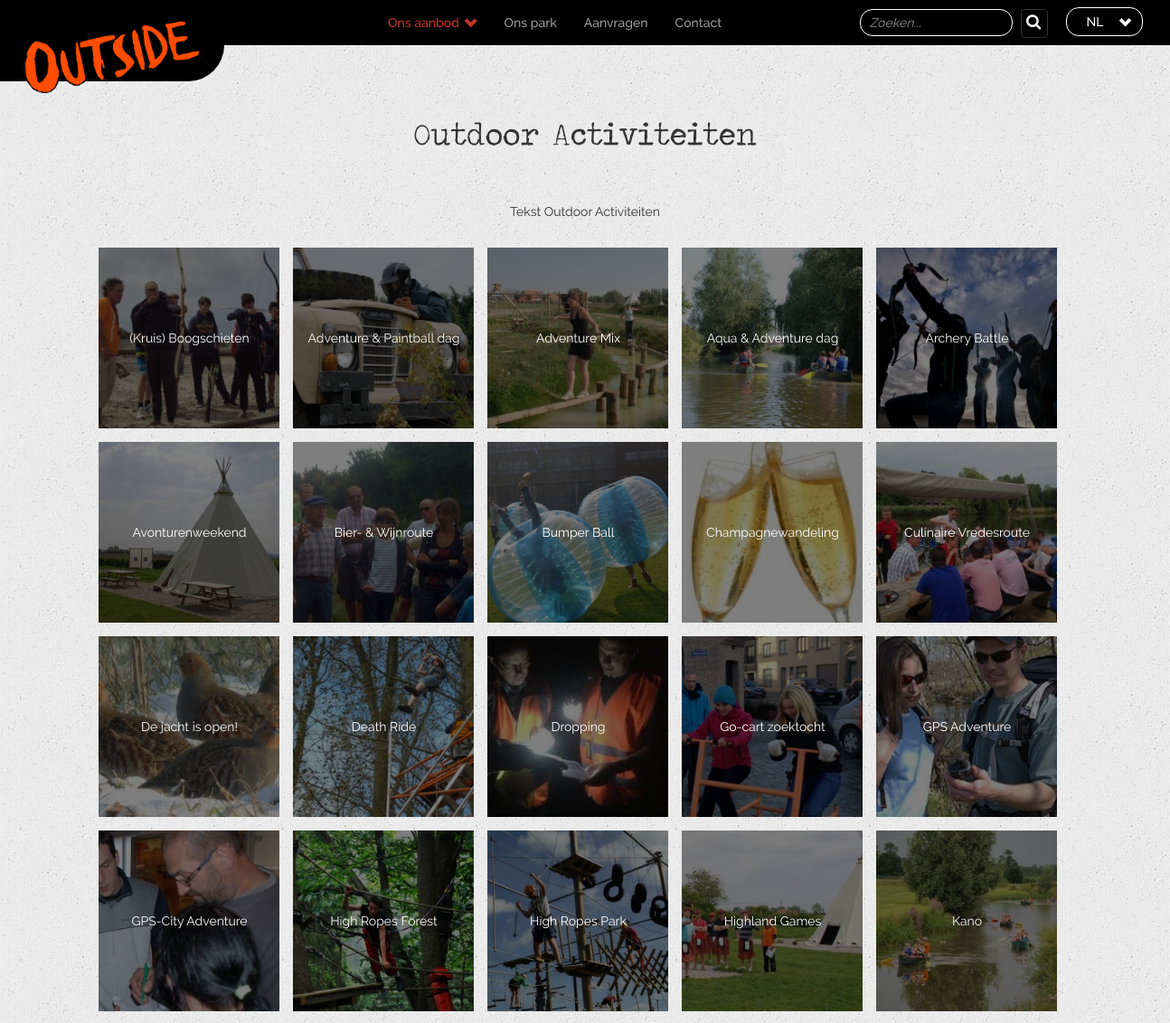
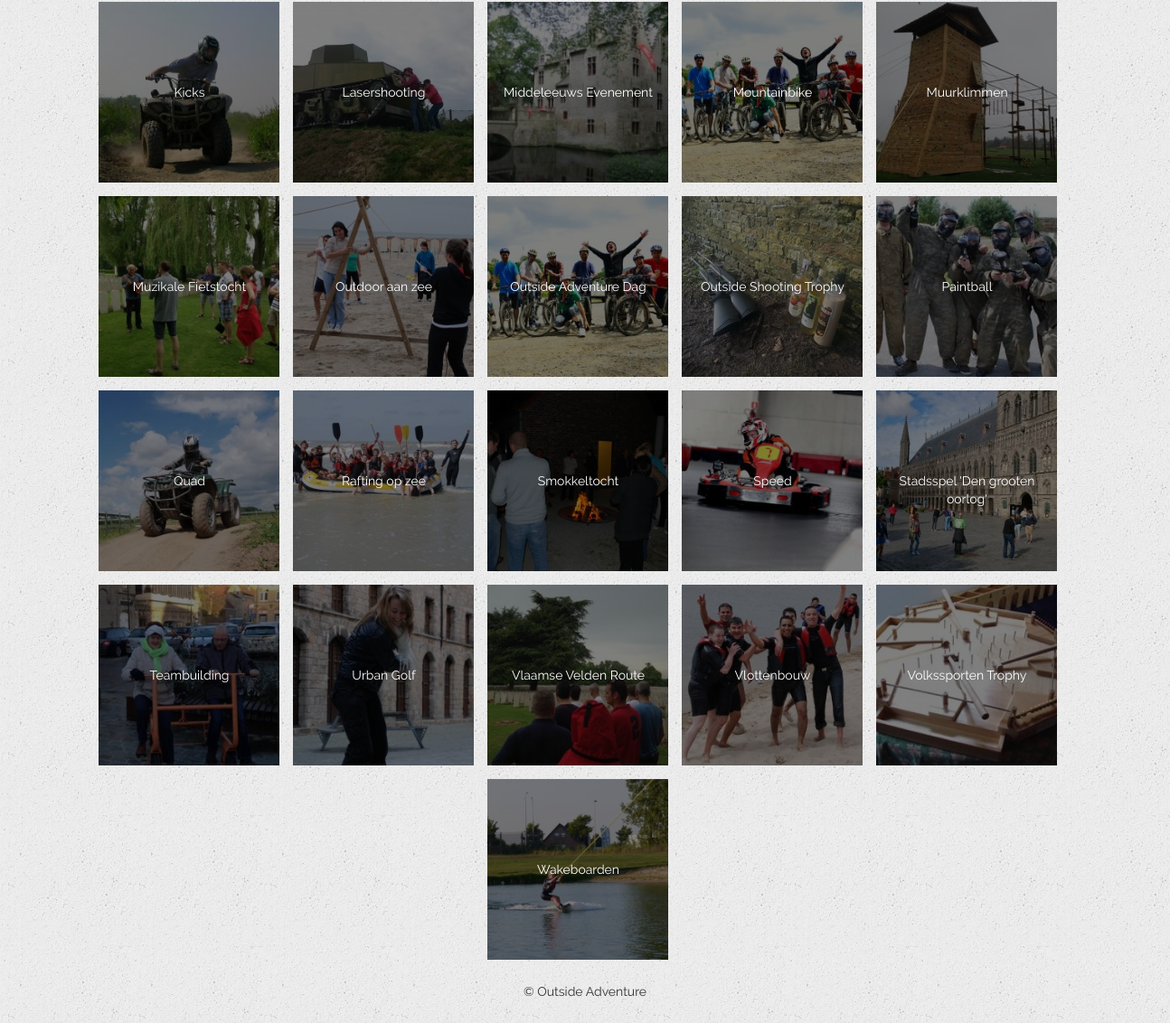
Screenshot of /categorie/1/outdoor-activiteiten with the database file from the repository (2 pictures, top to bottom).
### tables this page shows
CREATE TABLE IF NOT EXISTS `inhoud_categorie_type` (
`id` int(11) NOT NULL,
  `type` varchar(255) NOT NULL DEFAULT ''
);

CREATE TABLE IF NOT EXISTS `inhoud_categorie_type_taal` (
  `typeId` int(11) NOT NULL,
  `naam` varchar(255) NOT NULL,
  `inhoud` text NOT NULL,
  `url` varchar(255) NOT NULL,
  `taal` enum('NL','FR','ENG','') NOT NULL
);

CREATE TABLE IF NOT EXISTS `inhoud_taal` (
  `inhoudId` int(11) NOT NULL,
  `naam` varchar(255) NOT NULL,
  `inhoud` text NOT NULL,
  `afspraak` varchar(255) NOT NULL,
  `periode` varchar(255) NOT NULL,
  `duur` varchar(255) NOT NULL,
  `taal` enum('NL','FR','ENG') NOT NULL DEFAULT 'NL'
);

CREATE TABLE IF NOT EXISTS `inhoud` (
`id` int(11) NOT NULL,
  `categorieId` int(11) NOT NULL,
  `prijsklasseId` int(11) DEFAULT NULL,
  `forfait` int(11) NOT NULL DEFAULT '0',
  `minAantal` int(11) NOT NULL,
  `leeftijd` varchar(255) NOT NULL,
  `afbeelding` varchar(255) NOT NULL,
  `afbeelding_header` varchar(255) NOT NULL DEFAULT '',
  `actief` tinyint(1) NOT NULL
);

### index.php (called while the page is built, shortened)
<?php
$routes = array(
  'home' => array(
    'controller' => 'Page',
    'action' => 'index'
  ),
  'overviewType' => array(
    'controller' => 'Page',
    'action' => 'overviewType'
  ),
  'contact' => array(
    'controller' => 'Page',
    'action' => 'contact'
  ),
  'activity' => array(
    'controller' => 'Activity',
    'action' => 'activity'
  ),
  'overview' => array(
    'controller' => 'Activity',
    'action' => 'overview'
  ),
  'aanvragen' => array(
    'controller' => 'Activity',
    'action' => 'aanvragen'
  ),
  'feesten' => array(
    'controller' => 'Page',
    'action' => 'feesten'
    ),
   'adventurePark' => array(
    'controller' => 'Page',
    'action' => 'adventurePark'
    ),
  'category' => array(
    'controller' => 'Activity',
    'action' => 'category'
    ),
  'categoryType' => array(
    'controller' => 'Activity',
    'action' => 'categoryType'
    ),
  'locatie' => array(
    'controller' => 'Activity',
    'action' => 'locatie'
    ),
  'locaties' => array(
    'controller' => 'Activity',
    'action' => 'locaties'
    ),
  'activiteit' => array(
    'controller' => 'Activity',
    'action' => 'activiteit'
    ),
  'search' => array(
    'controller' => 'Activity',
    'action' => 'search'
    ),
  'all' => array(
    'controller' => 'Activity',
    'action' => 'all_activities'
    ),
  'all_category_categories' => array(
    'controller'=> 'Activity',
    'action'=> 'all_category_categories'
     ),
  'all_other_data' => array(
    'controller'=> 'Activity',
    'action'=> 'all_other_data'
     ),
  'get_prices_of_activity' => array(
    'controller'=> 'Activity',
    'action'=> 'get_prices_of_activity'
     ),
  'all_category_types' => array(
    'controller'=> 'Activity',
    'action'=> 'all_category_types'
     ),
  'allLocations' => array(
    'controller' => 'Activity',
    'action' => 'all_locations'
    ),
   'filter' => array(
    'controller' => 'Activity',
    'action' => 'filterActivities'
    )
);
$route = $routes[$_GET['page']];
$controllerObj = new $controllerName();
$controllerObj->route = $route;
$controllerObj->filter();
$controllerObj->render();

### dao/CategoryDAO.php (called while the page is built, shortened)
<?php
class CategoryDAO extends DAO {
	public function selectById($id) {
		$sql = "SELECT * FROM `inhoud_categorie_type`
				INNER JOIN inhoud_categorie_type_taal
				ON typeId = id
				WHERE `id` = :id ";
		$stmt = $this->pdo->prepare($sql);
		$stmt->bindValue(':id', $id);
		$stmt->execute();
		return $stmt->fetch(PDO::FETCH_ASSOC);
	}
}

### controller/ActivityController.php (called while the page is built, shortened)
<?php
require_once WWW_ROOT . 'dao' . DS . 'ActivityDAO.php';
require_once WWW_ROOT . 'dao' . DS . 'CategoryDAO.php';
class ActivityController extends Controller {
    private $activityDAO;
    private $categoryDAO;
    function __construct() {
        $this->activityDAO = new ActivityDAO();
        $this->categoryDAO = new CategoryDAO();
    }
	public function category(){
        if(!empty($_GET['id'])){
			$this->set('category',$this->categoryDAO->selectById($_GET['id']));
			$this->set('activities',$this->activityDAO->getByCategory($_GET['id'],$_SESSION['session_taal']));
        }else{
            header('Location: /');
        }
    }
}

### dao/ActivityDAO.php (called while the page is built, shortened)
<?php
class ActivityDAO extends DAO {
	public function getByCategory($id,$language) {
		$sql = "SELECT * FROM inhoud
				INNER JOIN `inhoud_taal` ON inhoud.id = inhoudId
				WHERE actief = 1 AND inhoud_taal.taal = :language AND categorieId=:id ORDER BY inhoud_taal.naam ASC";
		$stmt = $this->pdo->prepare($sql);
		$stmt->bindValue(':id', $id);
		$stmt->bindValue(':language', $language);
		$stmt->execute();
		return $stmt->fetchAll(PDO::FETCH_ASSOC);
	}
}

### view/activity/helpfunctions.php (called while the page is built)
<?php
function slugify($text){
    $text = preg_replace('/[^\\pL\d]+/u', '-', $text);
    $text = trim($text, '-');
    $text = iconv('utf-8', 'us-ascii//TRANSLIT', $text);
    $text = strtolower($text);
    $text = preg_replace('/[^-\w]+/', '', $text);
    return $text;
}
?>

### view/activity/category.php (the view, shortened to what this page needs)
<?php include 'helpfunctions.php' ?>
<div class="container-middle container-info no-header">
    <h1 id="page-name"class="titel-header">
        <span><?php echo $category['naam'];
        ?></span>
    </h1>
<div class="content_info">
	<div class="center-text">
    <?php echo $category['inhoud']; ?>
    <div id="grid-feesten" class="container-sub-grid">
        <div class="grid">
            <div class="row gridFlex">
                <?php
                if(isset($activities)){
                  foreach ($activities as $activitySub) {
                    if($activitySub['id']){
                        echo "<div class=\"grid-sub\">";
                        echo "<img width=\"200px\" height=\"200px\" class=\"subcategory-img lazyload\"
                        src=\"assets/images/activityPhotos/{$activitySub['afbeelding']}_th.jpg \">";
						 $name = slugify($activitySub['naam']);
						 echo "<a href=\"" . $category['url'] . "/" . $activitySub['id'] . "/" . $name . "\" class=\"gridLink-sub\">";echo "<div class=\"overlay-img\">";
                         echo "<span>";
                echo $activitySub['naam'];
                echo "</span>";
                echo "</div></a></div>";
          }
      }
    } ?>
            </div>
        </div>
    </div>
</div>

### css/main.css (style rules this page uses)
.container-middle { width: 90%; margin-left: auto; margin-right: auto; }
.container-middle .titel-header { font-family: "traveling__typewriterregular"; text-align: center; font-size: 2.5em; }
.no-header { margin-top: 100px; }
.center-text { text-align: center; }
body { background-repeat: repeat; font-family: "ralewayregular"; background-image: url(assets/images/bg-pattern.jpg); overflow-x: hidden; }
.center-text { text-align: center !important; }
.grid { width: 95%; margin-left: auto; margin-right: auto; }
.gridFlex { display: -ms-flexbox; display: -webkit-box; display: flex; -ms-flex-direction: row; flex-direction: row; -ms-flex-align: center; align-items: center; -ms-flex-pack: center; justify-content: center; -ms-flex-wrap: wrap; flex-wrap: wrap; }
#page-name span { display: inline; }
.container-info { margin-left: auto; margin-right: auto; }
#grid-feesten { margin-top: 30px; }
#grid-feesten .grid-sub { width: 200px; height: 200px; margin-right: 15px; margin-bottom: 15px; }
#grid-feesten .grid-sub img { width: 200px; height: 200px; vertical-align: top; z-index: 0; float: left; object-fit: cover; }
.overlay-img { float: left; display: block; color: white; background-color: rgba(0, 0, 0, 0.5); height: 200px; width: 200px; z-index: 99; margin-top: -200px; transition: background-color 0.5s; }
.overlay-img span { text-align: center; width: 85%; margin-left: 7.5%; display: block; margin-top: 90px; }

### rows the page displays
inhoud_categorie_type: inhoud_categorie_type_taal.naam "Outdoor Activiteiten", inhoud_categorie_type_taal.inhoud "Tekst Outdoor Activiteiten"
inhoud_taal: inhoudId.afbeelding (picture), naam "(Kruis) Boogschieten"
inhoud_taal: inhoudId.afbeelding (picture), naam "Adventure & Paintball dag"
inhoud_taal: inhoudId.afbeelding (picture), naam "Adventure Mix"
inhoud_taal: inhoudId.afbeelding (picture), naam "Aqua & Adventure dag"
inhoud_taal: inhoudId.afbeelding (picture), naam "Archery Battle"
inhoud_taal: inhoudId.afbeelding (picture), naam "Avonturenweekend"
inhoud_taal: inhoudId.afbeelding (picture), naam "Bier- & Wijnroute"
inhoud_taal: inhoudId.afbeelding (picture), naam "Bumper Ball"
inhoud_taal: inhoudId.afbeelding (picture), naam "Champagnewandeling"
inhoud_taal: inhoudId.afbeelding (picture), naam "Culinaire Vredesroute"
inhoud_taal: inhoudId.afbeelding (picture), naam "De jacht is open!"
inhoud_taal: inhoudId.afbeelding (picture), naam "Death Ride"
inhoud_taal: inhoudId.afbeelding (picture), naam "Dropping"
inhoud_taal: inhoudId.afbeelding (picture), naam "Go-cart zoektocht"
inhoud_taal: inhoudId.afbeelding (picture), naam "GPS Adventure"
inhoud_taal: inhoudId.afbeelding (picture), naam "GPS-City Adventure"
inhoud_taal: inhoudId.afbeelding (picture), naam "High Ropes Forest"
inhoud_taal: inhoudId.afbeelding (picture), naam "High Ropes Park"
inhoud_taal: inhoudId.afbeelding (picture), naam "Highland Games"
inhoud_taal: inhoudId.afbeelding (picture), naam "Kano"
inhoud_taal: inhoudId.afbeelding (picture), naam "Kicks"
inhoud_taal: inhoudId.afbeelding (picture), naam "Lasershooting"
inhoud_taal: inhoudId.afbeelding (picture), naam "Middeleeuws Evenement"
inhoud_taal: inhoudId.afbeelding (picture), naam "Mountainbike"
inhoud_taal: inhoudId.afbeelding (picture), naam "Muurklimmen"
inhoud_taal: inhoudId.afbeelding (picture), naam "Muzikale Fietstocht"
inhoud_taal: inhoudId.afbeelding (picture), naam "Outdoor aan zee"
inhoud_taal: inhoudId.afbeelding (picture), naam "Outside Adventure Dag"
inhoud_taal: inhoudId.afbeelding (picture), naam "Outside Shooting Trophy"
inhoud_taal: inhoudId.afbeelding (picture), naam "Paintball"
inhoud_taal: inhoudId.afbeelding (picture), naam "Quad"
inhoud_taal: inhoudId.afbeelding (picture), naam "Rafting op zee"
inhoud_taal: inhoudId.afbeelding (picture), naam "Smokkeltocht"
inhoud_taal: inhoudId.afbeelding (picture), naam "Speed"
inhoud_taal: inhoudId.afbeelding (picture), naam "Stadsspel 'Den grooten oorlog'"
inhoud_taal: inhoudId.afbeelding (picture), naam "Teambuilding"
inhoud_taal: inhoudId.afbeelding (picture), naam "Urban Golf"
inhoud_taal: inhoudId.afbeelding (picture), naam "Vlaamse Velden Route"
inhoud_taal: inhoudId.afbeelding (picture), naam "Vlottenbouw"
inhoud_taal: inhoudId.afbeelding (picture), naam "Volkssporten Trophy"
inhoud_taal: inhoudId.afbeelding (picture), naam "Wakeboarden"

### other values shown
taal('Ons park','Votre locations','Our locations') "Ons park"
$_SESSION['session_taal'] "NL"
